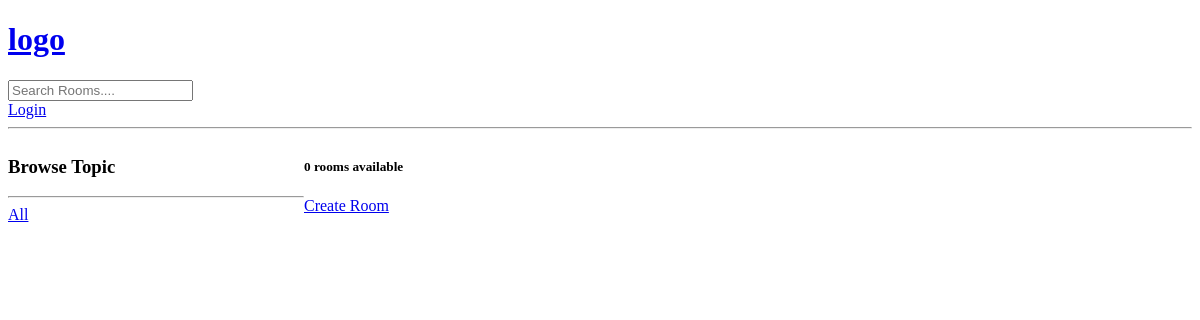
Page /?q=Python on the earlier database version.
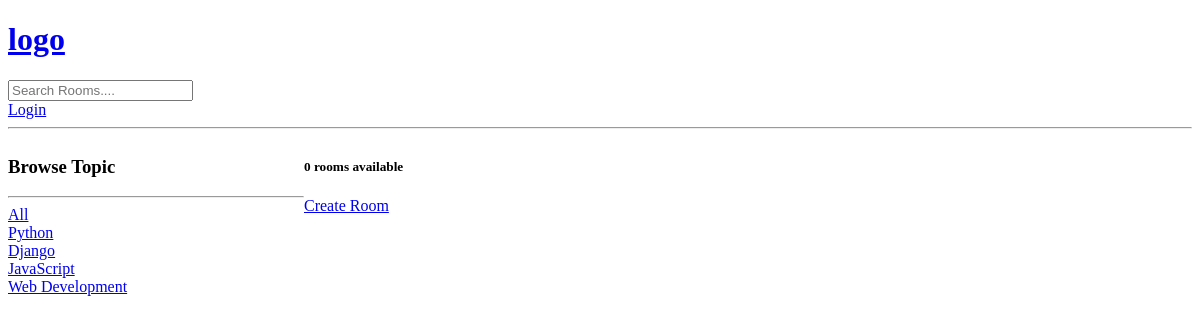
Same page on the later database version.
### base/models.py (models this page shows, shortened)
class Topic(models.Model):
    name = models.CharField(max_length = 200)

### base/views.py (the view)
# urls.py: path('', views.home, name="home"),
def home(request):
    q = request.GET.get('q') if request.GET.get('q') != None else ''
    rooms = Room.objects.filter(
        Q(topic__name__icontains = q) |
        Q(name__icontains=q) |
        Q(description__icontains=q)
        )
    topics = Topic.objects.all()
    room_count = rooms.count()
    context = {'rooms': rooms, 'topics' :topics, 'room_count' : room_count}
    return render(request, 'base/home.html', context)

### base/templates/base/home.html (shortened to what this page needs)
{% extends 'main.html' %}
{% block content %}
<div class="home-container">
  <div>
    <h3>Browse Topic</h3>
    <hr>
    <div>
      <a href="{% url 'home' %}">All</a>
    </div>
    {% for topic in topics %}
    <div>
      <a href="{% url 'home' %}?q={{topic.name}}">{{topic.name}}</a>
    </div>
    {% endfor %}
  </div>
  <div>
    <h5>{{room_count}} rooms available </h5>
    <a href="{% url 'create-room' %}">Create Room</a>
  </div>
</div>
{% endblock content %}

Differences in the rows shown:
added Topic: name "Python"
added Topic: name "Django"
added Topic: name "JavaScript"
added Topic: name "Web Development"
